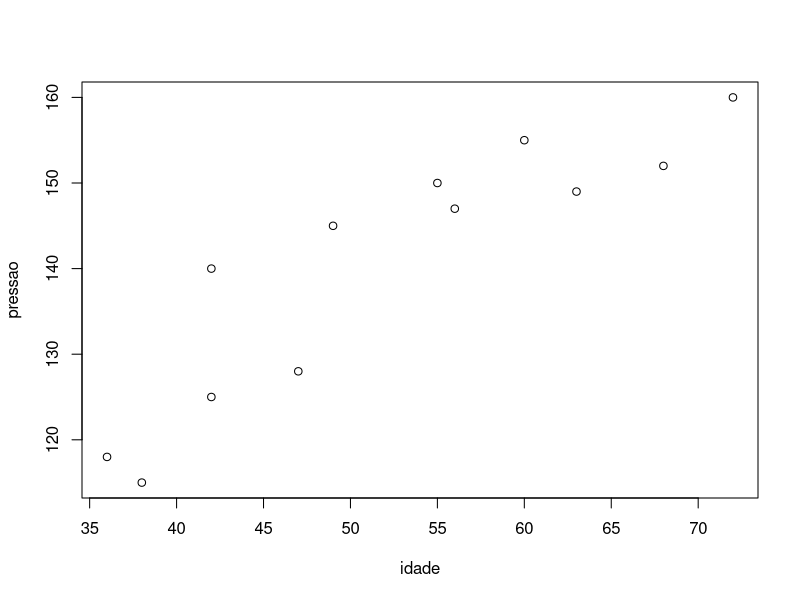
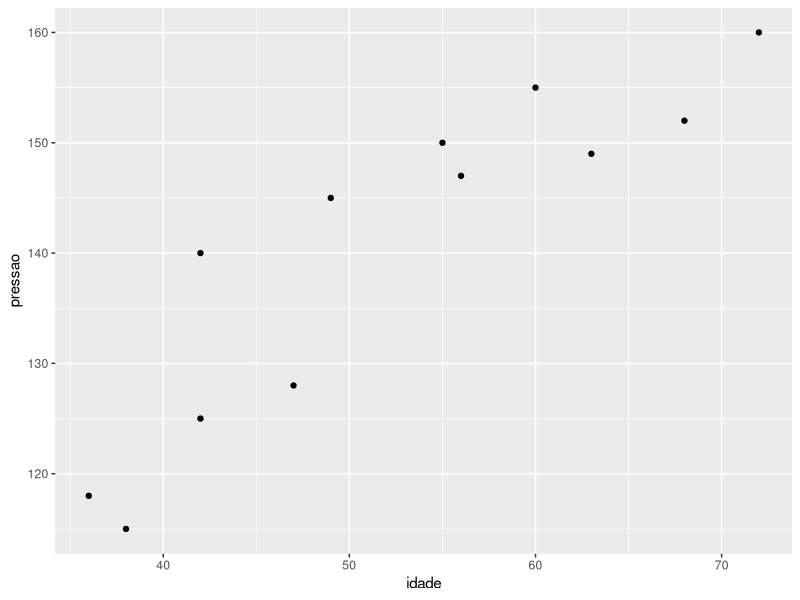

These charts were generated, in order, by the following R code:
# Dados
idade <- c(56, 42, 72, 36, 47, 55, 49, 38, 42, 68, 60, 63)
pressao <- c(147, 125, 160, 118, 128, 150, 145, 115, 140, 152, 155, 149)

#Gráfico
plot(idade, pressao)

# Gráfico pelo GGPLOT
library(ggplot2)
dados <- data.frame(idade, pressao)
ggplot(data = dados) + 
geom_point(aes(x = idade, y = pressao)) 

# Coeficiente de correlação
cor(idade, pressao)